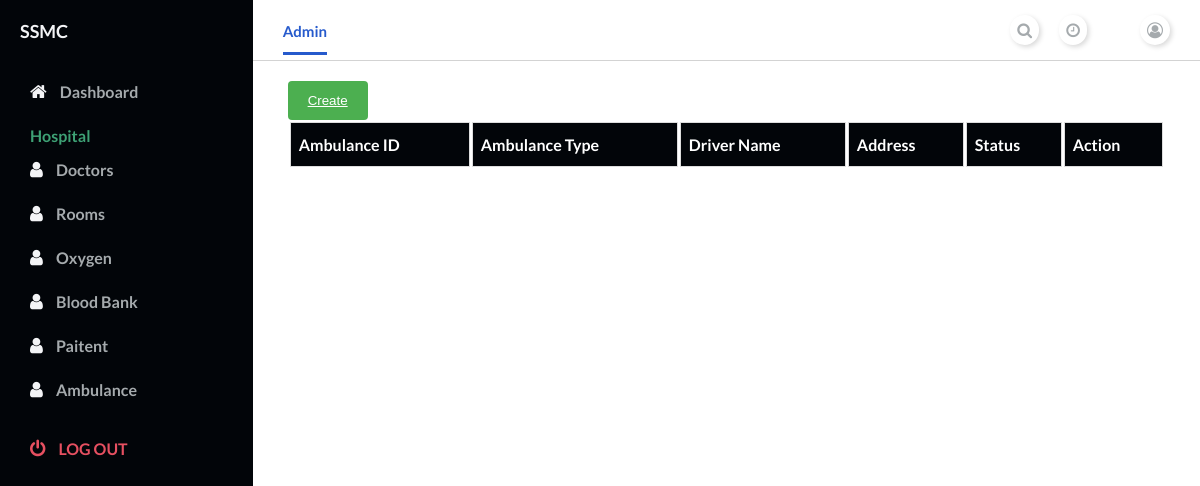
The page /hospital/dashboard/ambulancelist (signed in) on the database as committed earlier.
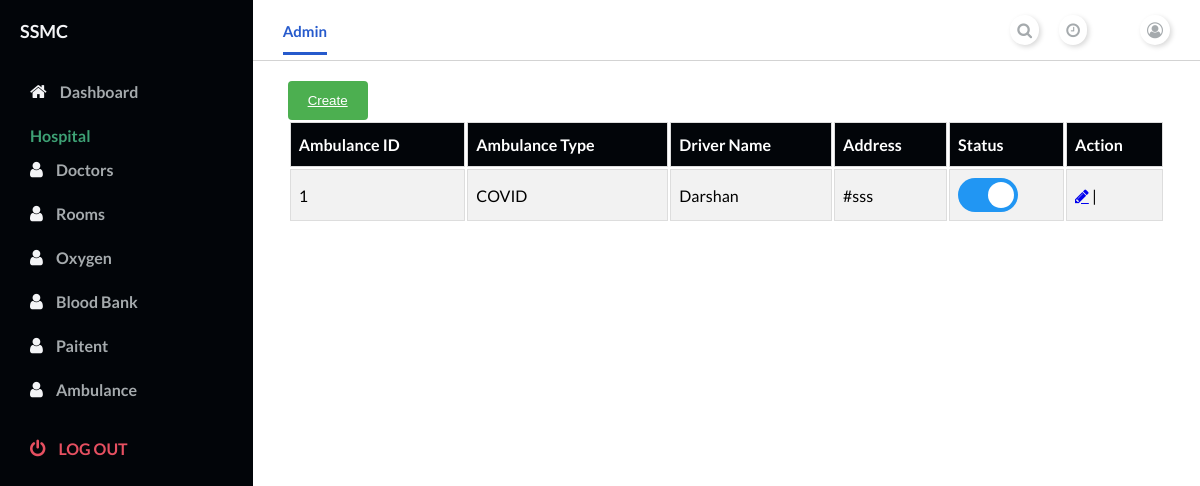
The same page on the database as committed later.
### hospital/models.py (models this page shows, shortened)
class Ambulance(models.Model):
    TYPE = (
        ('ICU','ICU'),
        ('OXYGEN','OXYGEN'),
        ('GENERAL','GENERAL'),
        ('COVID','COVID'),
        )
    ambhospital = models.ForeignKey(User, on_delete=models.CASCADE,
                               related_name='ambhospital')
    ambtype=models.CharField(blank=True,null=True,choices=TYPE,max_length=20)
    drivername=models.CharField(blank=True,null=True,max_length=50)
    address=models.TextField()
    status=models.BooleanField(default=True)
    phone_number = PhoneField(blank=True, help_text='Contact phone number')

### hospital/views.py (the view)
# urls.py: path('ambulancelist', AmbulanceListView, name='ambulance-list'),
@login_required
def AmbulanceListView(request):
    ambulance=Ambulance.objects.filter(ambhospital=request.user).order_by('-status')
    return render(request,"hospital/ambulancelist.html",{"ambulance":ambulance})

### templates/hospital/ambulancelist.html (shortened to what this page needs)
{% extends 'hospital/home.html' %}
{% load static %}
{% block content %}
<main>
    <div class="main__container">
        <button class="create" href=""> <a href="{% url 'hospital:ambulance-create' %}">Create</a> </button>
<table id="doctor">
    <tr>
      <th>Ambulance ID</th>
      <th>Ambulance Type</th>
      <th>Driver Name</th>
      <th>Address</th>
      <th>Status</th>
      <th colspan="2">Action</th>
    </tr>
    {% for a in ambulance %}
    <tr>
      <td>{{a.id}}</td>
      <td>{{a.ambtype}}</td>
      <td>{{a.drivername}}</td>
      <td>{{a.address}}</td>
      <td>
        <label class="switch">
        <span class="slider round"></span>
          </label>
    </td>
    <td>
        <a class="fa fa-pencil"  href="{% url 'hospital:ambulance-edit' pk=a.id %}" ></a> |
    </td>
    </tr>
        {% endfor %}
      </table>
    </div>
  </main>
{% endblock %}

Rows that differ between the two databases and show on the page:
added Ambulance: id "1", ambtype "COVID", drivername "Darshan", address "#sss"
